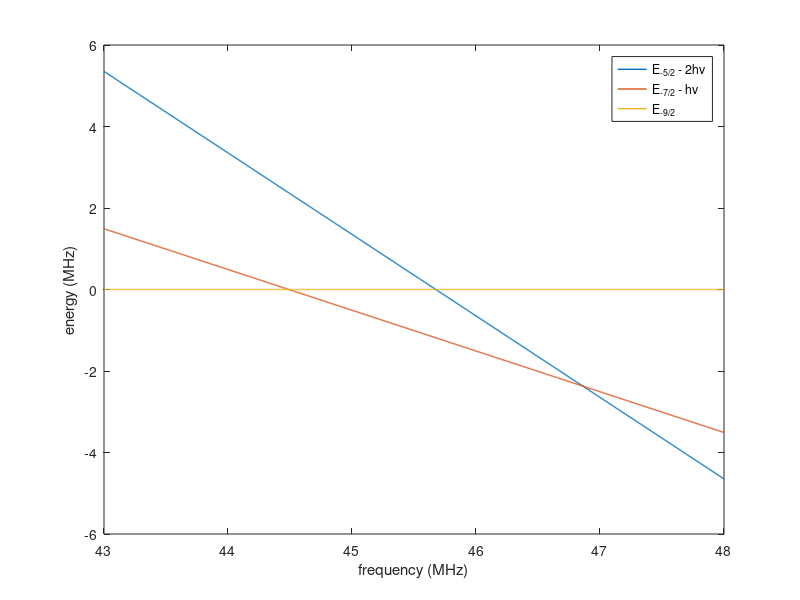

The MATLAB script that drew this image: (Note: this script raises an error after producing the figure.)
function shift_register

% Lowest energies of -9,-7,-5
B=200.02;
D3= -760.5844;
D2= -807.4460;
D1= -851.9368;

% Subtract energy
D1r=D1-D1;
D2r=D2-D1;
D3r=D3-D1;


%% Static matrices
H0=2*pi*[D3r 0 0;
    0 D2r 0;
    0 0 D1r];

Ix=[0 1 0;
    1 0 1;
    0 1 0];


%% Define Perturbation

omega_lim=2*pi*[43 48];
omega_vec=linspace(omega_lim(1),omega_lim(2),1E3);

% Rabi frequency
Omega=2*pi*0.5;

Eq=zeros(length(omega_vec),3);

for kk=1:length(omega_vec)
    omega=omega_vec(kk);
    Eq(kk,1)=H0(1,1)-2*omega;
    Eq(kk,2)=H0(2,2)-1*omega;
end

%% Plot

figure(10);
clf
plot(omega_vec/(2*pi),Eq(:,1)/(2*pi),'linewidth',1)
hold on
plot(omega_vec/(2*pi),Eq(:,2)/(2*pi),'linewidth',1)
plot(omega_vec/(2*pi),Eq(:,3)/(2*pi),'linewidth',1)

legend({'E_{-5/2} - 2h\nu','E_{-7/2} - h\nu','E_{-9/2}'})

xlabel('frequency (MHz)');
ylabel('energy (MHz)');


%% Floquet
vFAll=zeros(3,3,length(omega_vec));

% number of drive steps
n=20;
thetaVec=linspace(0,2*pi,n);

UAll=ones(3,3,length(omega_vec));
    
for nn=1:length(omega_vec) 
    % Time perturbing hamiltonian
    H1=@(theta) Ix*Omega*cos(theta);

    omega=omega_vec(nn);      
    Tau=2*pi/omega;
    dTau=Tau/n;

    for kk=1:length(thetaVec)
       Htot=H0+H1(thetaVec(kk));
       Unow=expm(-1i*Htot*dTau);       
       UAll(:,:,kk)=Unow;    
    end

    UCycle=eye(3);
    for kk=1:n
        UCycle=UAll(:,:,kk)*UCycle;
    end

    G=1i*logm(UCycle)/Tau;
    [vF,b]=eig(full(G));
    Efloquet=real(b)*ones(size(vF,1),1);

    
%     % Sort by probability overlap with original states
    vS=eye(3);              % static eigenvectors
    % Compare floquet to statis spectrum
    Cvec=vS*conj(vF);                       % Compute overlap
    Pvec=Cvec.*conj(Cvec);                  % Find probability          
    %Acquire the highest probability floquet states
    [Pmax,inds]=max(Pvec,[],2);             % Sort by overlap with static
%     
% 
%     % sort by symmetry vs antisymmetry
%     if nn>1
%         vF(:,1)=vF(:,1)*sign(real(vF(2,1)));
%         vF(:,2)=vF(:,2)*sign(real(vF(2,2)));   
%     end
%     S=sign(real(vF));
%     P=prod(S,1);
%     [~,inds]=sort(P,2);
    
 
    
%     Efloquet=Efloquet(inds);               % Sort and  energies      
%     vF=vF(:,inds);    
    vFAll(:,:,nn)=vF;    
    engs(:,nn)=Efloquet;
    
end

strH='$H=2\pi\pmatrix{f_{59} & 0 & 0 \cr 0 & f_{79} & 0 \cr 0 &0 &0}+\Omega\cos(2\pi f t)\pmatrix{0 & 1 & 0 \cr 1 & 0 & 1 \cr 0 & 1 & 0}$';
strP=['$\Omega=2\pi\times' num2str(Omega/(2*pi)) '~\mathrm{MHz},' ...
    '~B=200~\mathrm{G}$'];


hf=figure(11);

hf.Color='w';
clf

co=get(gca,'colororder');
title('rf floquet analysis');

plot(omega_vec/(2*pi),engs(1,:)/(2*pi),'k.');
hold on
plot(omega_vec/(2*pi),engs(2,:)/(2*pi),'k.');
p4=plot(omega_vec/(2*pi),engs(3,:)/(2*pi),'k.');

p1=plot(omega_vec/(2*pi),Eq(:,1)/(2*pi),'linewidth',2,'color',co(1,:));
hold on
p2=plot(omega_vec/(2*pi),Eq(:,2)/(2*pi),'linewidth',2,'color',co(2,:));
p3=plot(omega_vec/(2*pi),Eq(:,3)/(2*pi),'linewidth',2,'color',co(3,:));


xlabel('frequency (MHz)');
ylabel('quasienergy (MHz)');

set(gca,'fontsize',14,'fontname','times');

legend([p1 p2 p3 p4],{'$\epsilon_{-5/2} - 2h\nu$','$\epsilon_{-7/2} - h\nu$','$\epsilon_{-9/2}$','$\widetilde{\epsilon}$'},...
    'interpreter','latex')

text(0.02,0.02,strH,'units','normalized','fontsize',12,'interpreter','latex',...
    'verticalalignment','bottom');
text(0.02,0.98,strP,'units','normalized','fontsize',12,'interpreter','latex',...
    'verticalalignment','top','horizontalalignment','left');

end

